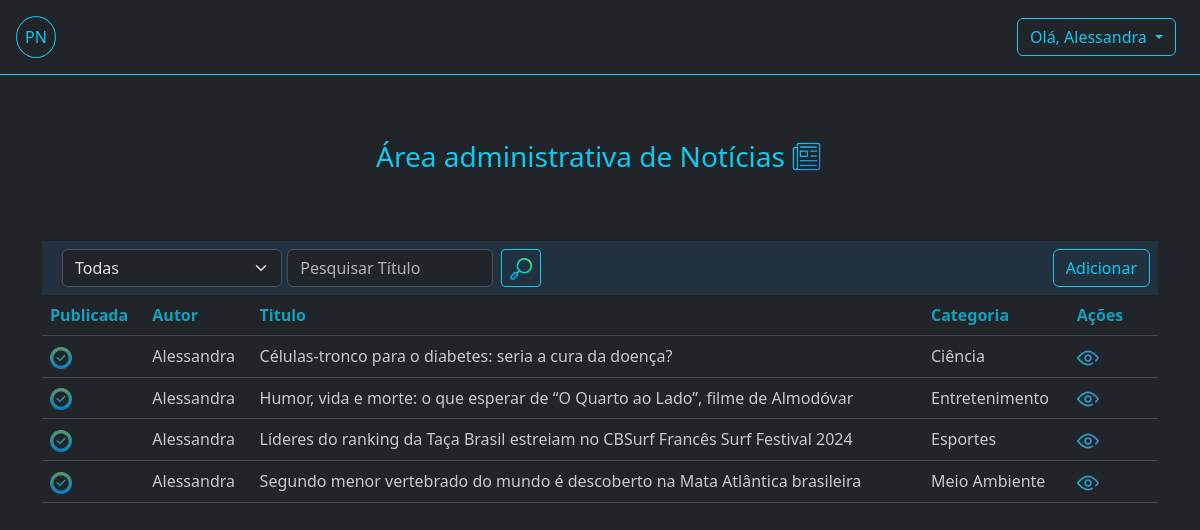
Screenshot of /adm/noticias/ (signed in) with the database file from the repository.
### app_noticias/models.py (models this page shows, shortened)
class Noticia(models.Model):
    titulo = models.CharField('Título', max_length=100, unique=True,  null=True)
    slug = models.SlugField(max_length=100, editable=False, unique=True, null=True)
    subtitulo = models.CharField('Subtítulo', max_length=300, null=True )
    conteudo= models.TextField('Conteúdo', max_length=3000)
    criada_em = models.DateTimeField('Criada em', help_text='dd/mm/yyyy hh:MM', auto_now_add=True)
    atualizada_em = models.DateTimeField('Atualizada', help_text='dd/mm/yyyy hh:MM', auto_now_add=True)
    imagem = models.ImageField(upload_to='', blank=True)
    autor = models.ForeignKey(User, on_delete=models.RESTRICT, editable=False)
    categoria = models.ManyToManyField(Categoria)
    publicada_em = models.DateTimeField('Publicada em', help_text='dd/mm/yyyy hh:MM', null=True, editable=False)
    publicada = models.BooleanField('Publicada', default=False)
    num_visualizacoes = models.IntegerField(default=0, verbose_name='Número de visualizações', editable=False)
    fonte_informacao = models.CharField('Fonte', max_length=400, null=True )
    def _calcular_tempo_da_atualizacao(self) -> str:
        '''
        Calculo do tempo de atualização da notícia:
        '''
        return calcular_tempo_decorrido(self.atualizada_em)
    atualizacao_tempo = property(_calcular_tempo_da_atualizacao)
    def _calcular_tempo_da_publicacao(self) -> str:
        '''
        Calculo do tempo de publicação da notícia:
        '''
        return calcular_tempo_decorrido(self.publicada_em)
    publicacao_tempo = property(_calcular_tempo_da_publicacao)
    class Meta:
        db_table = 'noticias'
        permissions = [
            ("pode_publicar", "Permissão atribuida à Editores para a publicação da Notícia"),
        ]

class Categoria(models.Model):
    nome = models.CharField('Categoria', max_length=30, unique=True)
    imagem = models.ImageField(upload_to='', blank=True, null=True)
    criado_em = models.DateField(auto_now_add=True)

### app_noticias/views.py (the view, shortened to what this page needs)
# urls.py: path('adm/noticias/', NoticiasView.as_view(), name='noticias'),
class NoticiasView(PermissionRequiredMixin, NoticiasBaseListView):
    permission_required = "app_noticias.view_noticia"
    template_name = 'noticias_table.html'
    def get_queryset(self):
        user = self.request.user
        filtragem = self.get_filtragem()
        if not user.groups.filter(name='Editores').exists():
            filtragem['autor'] = user
        return Noticia.objects.filter(**filtragem).order_by('titulo')

### app_noticias/context_processors.py (called while the page is built)
def user_permissions(request):
    return {
        'is_editor': request.user.groups.filter(name='Editores').exists(),
        'is_author': request.user.groups.filter(name='Autores').exists(),
    }

### app_noticias/views.py (called while the page is built)
    def get(self, request, *args, **kwargs):
        categoria_querystring = self.request.GET.get('categoria', 0)
        if categoria_querystring:
            self.categoria_pesquisada = int(categoria_querystring)
        return render(request, self.template_name, {
            'titulo_pesquisado': self.titulo_pesquisado,
            'categoria_pesquisada': self.categoria_pesquisada,
            'categorias': Categoria.objects.all(),
            'noticias': self.get_queryset(),
        })

    def get_filtragem(self):
        filtragem = {}
        if self.titulo_pesquisado:
            filtragem['slug__contains'] = slugify(self.titulo_pesquisado)
        if self.categoria_pesquisada != 0:
            filtragem['categoria'] = int(self.categoria_pesquisada)
        if self.publicada:
            filtragem['publicada'] = self.publicada
        return filtragem

### app_noticias/templates/noticias_table.html (shortened to what this page needs)
{% extends "base.html" %}
{% load static %}
{% load django_bootstrap5 %}
{% block content %}
{% static 'icones/news.png' as news_url %}
<div class="container" style="margin-top: 60px;">
    <div class="d-flex justify-content-center">
        <p class="text-info fs-3 text-center">Área administrativa de Notícias</p>
        <img src="{{ news_url}}" width="35" height="35" class="mt-1 ms-1" />
    </div>
    <div class="table-responsive-sm mt-5">
        <div class="d-flex justify-content-between" style="background-color:#223140;">
            {% include "search.html" %}
            <div class="p-2">
                {% if user.is_authenticated and is_author %}
                <a class="btn btn-outline-info " href="{% url 'cadastrar_noticia' %}">Adicionar</a>
                {% endif %}
            </div>
        </div>
        <table class="table table-dark table-hover opacity-75">
            <thead class="text-info justify-content-center">
                <tr>
                    <th scope="col" class="text-info">Publicada</th>
                    <th scope="col" class="text-info">Autor</th>
                    <th scope="col" class="text-info">Titulo</th>
                    <th scope="col" class="text-info">Categoria</th>
                    <th scope="col" class="text-info" style="width: 8%;">Ações</th>
                </tr>
            </thead>
            <tbody>
                {% for noticia in noticias %}
                <tr>
                    <td>
                        {% if user.is_authenticated and is_editor %}
                        <div class="form-check form-switch p-0">
                            {% if noticia.publicada %}
                            <a href="{% url 'publicar-noticia' noticia_id=noticia.id publicado=0 %}">
                                <img src="/static/icones/checked.png" width="22" height="22" alt="Publicada" />
                            </a>
                            {% else %}
                            <a href="{% url 'publicar-noticia' noticia_id=noticia.id publicado=1 %}">
                                <img src="/static/icones/cancel.png" width="22" height="22" alt="Não Publicada" />
                            </a>
                            {% endif %}
                        </div>
                        {% else %}
                        {% if noticia.publicada %}
                        <img src="/static/icones/checked.png" width="22" height="22" alt="Publicada" />
                        {% else %}
                        <img src="/static/icones/cancel.png" width="22" height="22" alt="Não Publicada" />
                        {% endif %}
                        {% endif %}
                    </td>
                    <td>{{ noticia.autor.username }}</td>
                    <td>{{ noticia.titulo }}</td>
                    <td>
                        {% for categoria in noticia.categoria.all %}
                        <span>{{ categoria.nome }}</span>
                        {% endfor %}
                    </td>
                    <td>
                        <div class="d-flex justify-content-between" style="max-width: 80px;">
                            <a href="{% url 'noticia-adm-detail' noticia.id %}">
                                <img src="/static/icones/view.png" width="22" height="22" alt="Visualizar" />
                            </a>
                        </div>
                    </td>
                </tr>
                {% endfor %}
            </tbody>
        </table>
    </div>
</div>
{% endblock %}

### app_noticias/templates/base.html (shortened to what this page needs)
{% load static %}
{% load django_bootstrap5 %}
{% static 'icones/user_edit.png' as editar_url %}
{% static 'icones/senha.png' as senha_url %}
{% static 'icones/news.png' as news_url %}
{% static 'icones/editor.png' as editor_url %}
{% static 'icones/logout.png' as logout_url %}
<!DOCTYPE html>
<html lang="en">
<head>
    {% load django_bootstrap5 %}
    {% bootstrap_css %}
</head>
<body class="bg-body-primary " data-bs-theme="dark">
    <div class="sticky-top  bg-body border-bottom border-info">
        <div class="  hstack d-flex">
            <a href="{% url 'home' %}">
                <div class="text-ligth m-3 p-2 rounded-circle btn btn-outline-info">PN</div>
            </a>
            {% if request.user.is_authenticated %}
            <div class="dropdown ms-auto px-4">
                <button class="btn btn-outline-info dropdown-toggle  " type="button" data-bs-toggle="dropdown"
                    aria-expanded="false">
                    Olá, {{ user.get_username }}
                </button>
            </div>
            {% else %}
            <a href="{% url 'registrar-usuario' %}" class="px-3 ms-auto text-info text-decoration-none">Sign</a>
            <a href="{% url 'login' %}" class="px-3 text-info text-decoration-none">Login</a>
            {% endif %}
        </div>
    </div>
    <div>
        {% block content %}{% endblock %}
    </div>
</body>
</html>

### rows the page displays
Noticia: publicada True (drawn), autor.username "Alessandra", titulo "Células-tronco para o diabetes: seria a cura da doença?"
Categoria: nome "Ciência"
Noticia: publicada True (drawn), autor.username "Alessandra", titulo "Humor, vida e morte: o que esperar de “O Quarto ao Lado”, filme de Almodóvar"
Categoria: nome "Entretenimento"
Noticia: publicada True (drawn), autor.username "Alessandra", titulo "Líderes do ranking da Taça Brasil estreiam no CBSurf Francês Surf Festival 2024"
Categoria: nome "Esportes"
Noticia: publicada True (drawn), autor.username "Alessandra", titulo "Segundo menor vertebrado do mundo é descoberto na Mata Atlântica brasileira"
Categoria: nome "Meio Ambiente"

### other values shown
{{ user.get_username }} "Alessandra"
